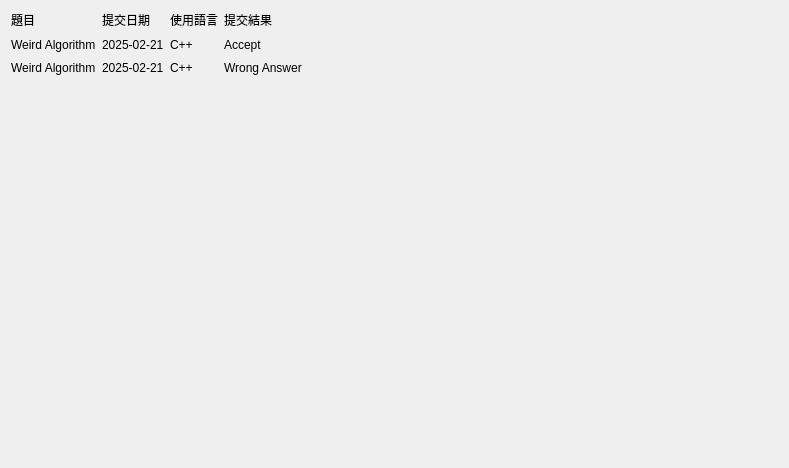
<?xml version="1.0" encoding="UTF-8"?>
<ui version="4.0">
 <class>SubmissionWidget</class>
 <widget class="QWidget" name="SubmissionWidget">
  <property name="geometry">
   <rect>
    <x>0</x>
    <y>0</y>
    <width>789</width>
    <height>468</height>
   </rect>
  </property>
  <property name="windowTitle">
   <string>Form</string>
  </property>
  <layout class="QVBoxLayout" name="verticalLayout">
   <item>
    <layout class="QGridLayout" name="gridLayout">
     <item row="2" column="0">
      <widget class="QLabel" name="label_3">
       <property name="text">
        <string>Weird Algorithm</string>
       </property>
      </widget>
     </item>
     <item row="0" column="1">
      <widget class="QLabel" name="label_4">
       <property name="text">
        <string>提交日期</string>
       </property>
      </widget>
     </item>
     <item row="2" column="2">
      <widget class="QLabel" name="label_11">
       <property name="text">
        <string>C++</string>
       </property>
      </widget>
     </item>
     <item row="1" column="2">
      <widget class="QLabel" name="label_9">
       <property name="text">
        <string>C++</string>
       </property>
      </widget>
     </item>
     <item row="2" column="1">
      <widget class="QLabel" name="label_6">
       <property name="text">
        <string>2025-02-21</string>
       </property>
      </widget>
     </item>
     <item row="2" column="3">
      <widget class="QLabel" name="label_12">
       <property name="text">
        <string>Wrong Answer</string>
       </property>
      </widget>
     </item>
     <item row="1" column="4">
      <spacer name="horizontalSpacer">
       <property name="orientation">
        <enum>Qt::Orientation::Horizontal</enum>
       </property>
       <property name="sizeHint" stdset="0">
        <size>
         <width>40</width>
         <height>20</height>
        </size>
       </property>
      </spacer>
     </item>
     <item row="1" column="0">
      <widget class="QLabel" name="label">
       <property name="text">
        <string>Weird Algorithm</string>
       </property>
      </widget>
     </item>
     <item row="0" column="0">
      <widget class="QLabel" name="label_2">
       <property name="text">
        <string>題目</string>
       </property>
      </widget>
     </item>
     <item row="1" column="3">
      <widget class="QLabel" name="label_10">
       <property name="text">
        <string>Accept</string>
       </property>
      </widget>
     </item>
     <item row="0" column="3">
      <widget class="QLabel" name="label_8">
       <property name="text">
        <string>提交結果</string>
       </property>
      </widget>
     </item>
     <item row="1" column="1">
      <widget class="QLabel" name="label_5">
       <property name="text">
        <string>2025-02-21</string>
       </property>
      </widget>
     </item>
     <item row="0" column="2">
      <widget class="QLabel" name="label_7">
       <property name="text">
        <string>使用語言</string>
       </property>
      </widget>
     </item>
    </layout>
   </item>
   <item>
    <spacer name="verticalSpacer">
     <property name="orientation">
      <enum>Qt::Orientation::Vertical</enum>
     </property>
     <property name="sizeHint" stdset="0">
      <size>
       <width>20</width>
       <height>40</height>
      </size>
     </property>
    </spacer>
   </item>
  </layout>
 </widget>
 <resources/>
 <connections/>
</ui>
